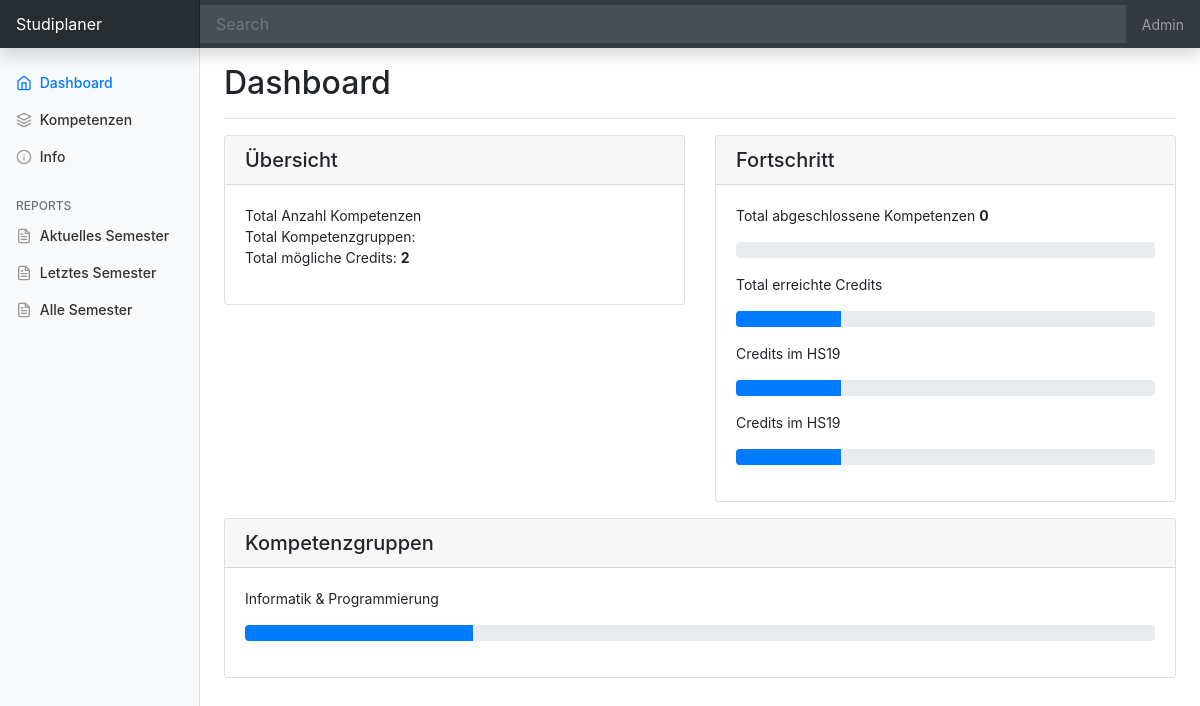
Before: / with the older database file.
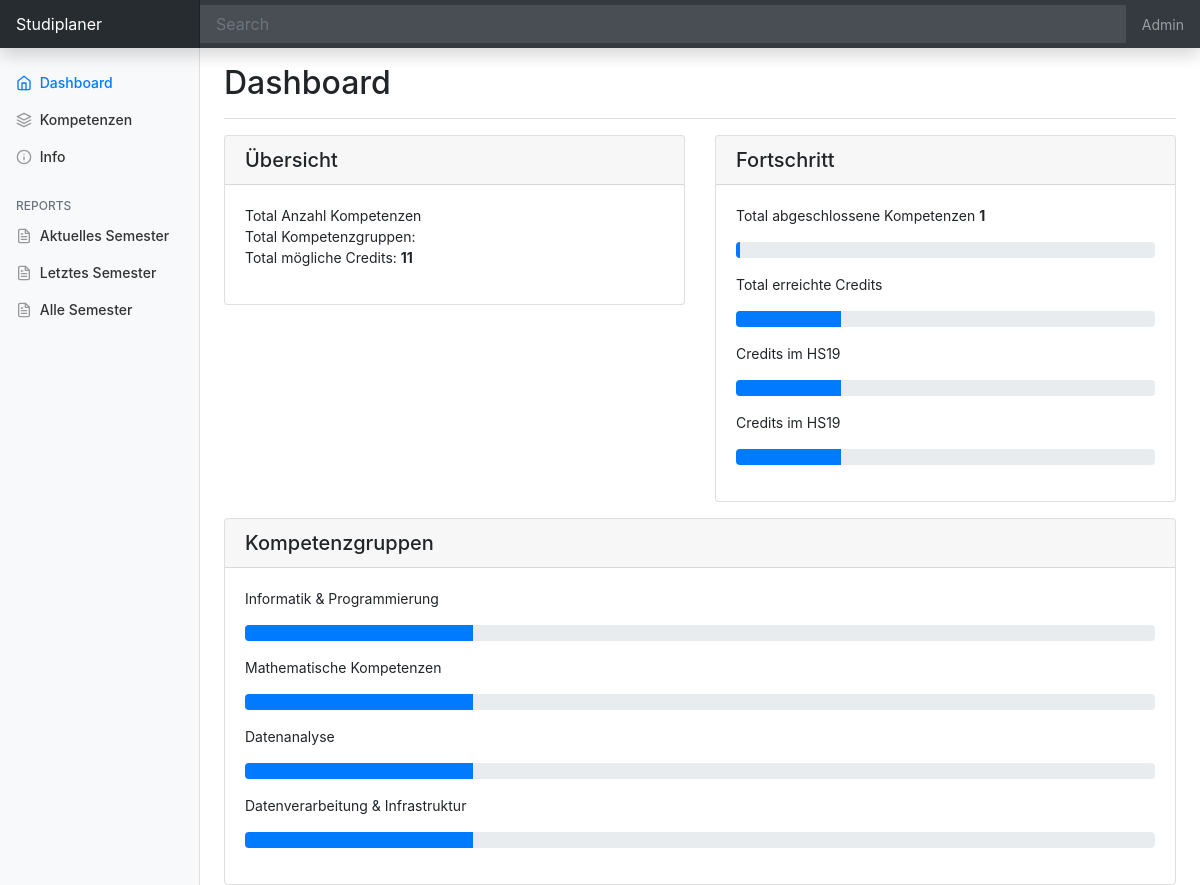
After: the same page with the newer database file.
### kompetenzen/models.py (models this page shows, shortened)
class course_group(models.Model):
    id = models.AutoField(primary_key=True)
    name = models.CharField(max_length=100, null=True)
    maxcredits = models.IntegerField(null=True)
    mincredits = models.IntegerField(null=True)
    date_created = models.DateTimeField(auto_now_add=True)

### kompetenzen/views.py (the view)
# urls.py: 2. Add a URL to urlpatterns:  path('', views.home, name='home')
def home(request):
     totalcredits = course.objects.aggregate(sumcredits=Sum('credits'))['sumcredits']
     done = course.objects.filter(done=True).count()
     group = course_group.objects.all()
     context = {'totalcredits':totalcredits, 'done':done, 'group':group}
     return render(request, 'kompetenzen/dashboard.html', context)

### kompetenzen/templates/kompetenzen/dashboard.html (shortened to what this page needs)
{% extends 'kompetenzen/main.html' %}
{% block content %}
<main role="main" class="col-md-9 ml-sm-auto col-lg-10 px-md-4">
    <div class="d-flex justify-content-between flex-wrap flex-md-nowrap align-items-center pt-3 pb-2 mb-3 border-bottom">
      <h1 class="h2">Dashboard</h1>
    </div>
    <div class="row">
      <div class="col">
        <div class="card">
          <h5 class="card-header">Übersicht</h5>
          <div class="card-body">
            <h7 class="card-text">
              Total Anzahl Kompetenzen<br />
              Total Kompetenzgruppen:<br/>
              Total mögliche Credits: <b>{{totalcredits}}</b><br/>
          </div>
        </div>
      </div>
      <div class="col">
        <div class="card">
          <h5 class="card-header">Fortschritt</h5>
          <div class="card-body">
            <p class="card-text">
              Total abgeschlossene Kompetenzen <b>{{done}}</b>
              <div class="progress">
                <div class="progress-bar" role="progressbar" style="width: {{done}}%" aria-valuenow="{{done}}" aria-valuemin="0" aria-valuemax="100"></div>
              </div>
            </p>
            <p class="card-text">
              Total erreichte Credits <b></b>
              <div class="progress">
                <div class="progress-bar" role="progressbar" style="width: 25%" aria-valuenow="25" aria-valuemin="0" aria-valuemax="100"></div>
              </div>
            </p>
              <p class="card-text">Credits im HS19
              <div class="progress">
                <div class="progress-bar" role="progressbar" style="width: 25%" aria-valuenow="25" aria-valuemin="0" aria-valuemax="100"></div>
              </div>
            </p>
            <p class="card-text">
              Credits im HS19
              <div class="progress">
                <div class="progress-bar" role="progressbar" style="width: 25%" aria-valuenow="25" aria-valuemin="0" aria-valuemax="100"></div>
              </div>
            </p>
          </div>
        </div>
      </div>
    </div>
    <div class="row">
      <div class="col">
        <div class="card">
          <h5 class="card-header">Kompetenzgruppen</h5>
          <div class="card-body">
            <h7 class="card-text">
              {% for i in group %}
              <p class="card-text">
                {{i.name}}
                <div class="progress">
                  <div class="progress-bar" role="progressbar" style="width: 25%" aria-valuenow="25" aria-valuemin="0" aria-valuemax="100"></div>
                </div>
              </p>
              {% endfor %}
          </div>
        </div>
      </div>
    </div>
    </div>
</div>
{% endblock %}

Changed rows visible on the page:
added course_group: name "Mathematische Kompetenzen"
added course_group: name "Datenanalyse"
added course_group: name "Datenverarbeitung & Infrastruktur"
Other visible differences:
{{ totalcredits }}: "2" → "11"
{{ done }}: "0" → "1"
